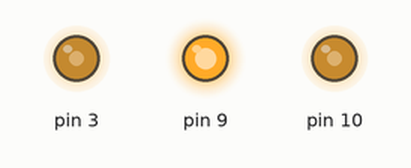
Bench run of a sketch on a simulated Arduino Uno, built with avr-gcc and run on an emulated ATmega328P. Parts: output pins drawn as LEDs (lit = HIGH). At 0.0 s the program stops and its outputs stay as they are.

Above: at 0.1 s.
Timing chart, 0 to 1.5 s (numbered marks = the images above):
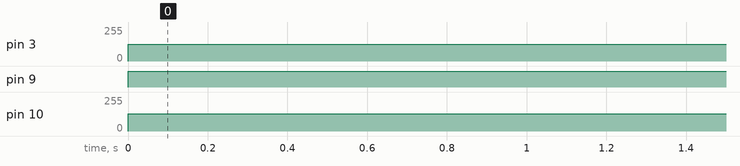

The sketch:

proj9_PWM_2.ino
```cpp
#include <avr/io.h>
#include <util/delay.h>
#include <string.h>
#include <stdio.h>

void PWM_init_R()
{
  //Tryb pracy - Fast PWM 8bit
  TCCR1A |= (1<<WGM10);
  TCCR1B |= (1<<WGM12);

  //Compare output mode
  TCCR1A |= (1<<COM1A1);

  //Prescaler = 1
  TCCR1B |= (1<<CS10);

  //Częstotliwosc = 16000000/(1*(1+255)) = 62500Hz (62500 razy na sekunde zliczanie od 0 do 255)

  //Porównywacz
  OCR1A = 255;
}

void PWM_init_G()
{
  //Tryb pracy - Fast PWM 8bit
  TCCR1A |= (1<<WGM10);
  TCCR1B |= (1<<WGM12);

  //Compare output mode
  TCCR1A |= (1<<COM1B1);

  //Prescaler = 1
  TCCR1B |= (1<<CS10);

  //Częstotliwosc = 16000000/(1*(1+255)) = 62500Hz (62500 razy na sekunde zliczanie od 0 do 255)

  //Porównywacz
  OCR1B = 255;
}

void PWM_init_B()
{
  //Tryb pracy - Fast PWM 8bit
  TCCR2A |= (1<<WGM20);
  TCCR2A |= (1<<WGM21);

  //Compare output mode
  TCCR2A |= (1<<COM2B1);

  //Prescaler = 1
  TCCR2B |= (1<<CS20);

  //Częstotliwosc = 16000000/(1*(1+255)) = 62500Hz (62500 razy na sekunde zliczanie od 0 do 255)

  //Porównywacz
  OCR2B = 255;
}

void color(int r, int g, int b)
{
  r = 255-r;
  g = 255-g;
  b = 255-b;
  OCR1A = r;
  OCR1B = g;
  OCR2B = b;
}

int main()
{
  DDRB |= (1<<PB1);
  DDRB |= (1<<PB2);
  DDRD |= (1<<PD3);

  PWM_init_R();
  PWM_init_G();
  PWM_init_B();

  while(1)
  {
    color(0, 125, 130);
  }

  return 0;
}
```

Measured:
- by itself, pin 3: 0/255 → 125/255 at 0.00 s
- by itself, pin 9: LOW → HIGH at 0.00 s
- by itself, pin 10: 0/255 → 130/255 at 0.00 s
